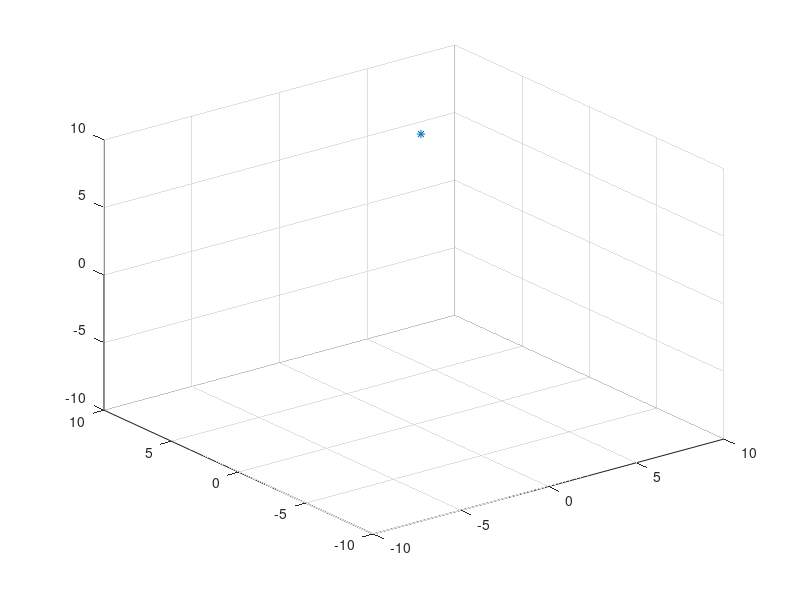

This figure's MATLAB source: (Note: this script raises an error after producing the figure.)
ax = axes('XLim',[-10 10],'YLim',[-10 10],'ZLim',[-10 10]);
hold on
view(3);
grid on

clc
clear

P1=[5; 6; 7 ;1]

rotatex= inline('[1,0,0,0;0, cos(theta) -sin(theta),0;0, sin(theta), cos(theta),0;0,0,0,1]','theta')
rotatez= inline('[cos(theta),-sin(theta),0,0;  sin(theta), cos(theta),0 ,0;  0, 0, 1,0;   0,0,0,1]','theta')
translate=inline('[1,0,t_x;0,1,t_y;0,0, 1,t_y;]','t_x','t_y','t_z')



scatter3(P1(1), P1(2), P1(3),'*')    
Tges=rotatex(pi/2)*P1 
Tges=Tges'
scatter3(Tges(1), Tges(2), Tges(3),'+')    
    
drawnow


for i = 0:5
	i^2
end


xlabel('X Achse') 
ylabel('y Achse') 
zlabel('Z Achse')


quiver3(0,0,0,P1(1),P1(2),P1(3))
for r = 0:.01:pi/2
    
    Tges=rotatex(r)*P1 
    
    scatter3(Tges(1), Tges(2), Tges(3),'.')    
    drawnow
    
end
quiver3(0,0,0,Tges(1),Tges(2),Tges(3))
for r = 0:.01:pi
    
    Tges=rotatex(r)*P1 
    
    scatter3(Tges(1), Tges(2), Tges(3),'.')    
    drawnow
    
end


%------------- drawing the vectors------------
quiver3(0,0,0,P1(1),P1(2),P1(3))
hold on
quiver3(0,0,0,Tges(1),Tges(2),Tges(3))

%------------------------------------------- 
% weg 1 ist benutzung von ROT and TRANS matrixen und ihre multiplicaiton 
% weg 2 ist benugzung von allgemeine matrizen
% also wir zeigen erstmal weg 1: 
DH_Param1=inline('rotatez(phi_i)*translate(0,0,d_i)*translate(a_i,0,0)*rotate(alpha_i)','phi_i','d_i','a_i','alpha_i')

%%DH Param for from i-t to i or T(i-i,i)
DH_Param2=inline('[cos(phi_i), -sin(phi_i)*cos(alpha_i),sin(phi_i)*sin(alpha_i), a_i*cos(phi_i); sin(phi_i), cos(phi_i)*cos(alpha_i), -cos(phi_i)*sin(alpha_i),a_i*sin(phi_i);0,sin(alpha_i),cos(alpha_i), d_i; 0,0,0,1 ]','phi_i','d_i','a_i','alpha_i')


%% RTT Struktur (4.4.1 in skript) 
% gesucht: DH params for 0T1, 1T2, 2T3 und BTE 
% T is the transformation locating the end-link.
% n =3 weil wir drei armteile haben 
% weil Z0 und Z1 aufeinander liegen, wir nehmen d1=0
%d.h. 0T1 :
phi_1=pi/4
T_0_to_1=DH_Param2(phi_1,0,0,0)

phi_2=pi/2;
d2=10
T_1_to_2=DH_Param2(pi/2,d2,0,pi/2)

phi_3=0;
d_3=10 % movement along z axis r(t) in example
alpha_3=0
a_3=0;%movement along x axis
T_2_to_3=DH_Param2(phi_3,d_3,a_3, alpha_3)

% und jetzt transformation von basis zum effektor 
P0=[0;0;0;1]
scatter3(P0(1), P0(2), P0(3),'+')    

P1=T_0_to_1*P0;
scatter3(P1(1), P1(2), P1(3),'*')    

P2=T_0_to_1*T_1_to_2*P0;
scatter3(P2(1), P2(2), P2(3),'.')    

%effektor koordination
EK=T_0_to_1*T_1_to_2*T_2_to_3 * P0;


%% 
%%----------
%4.4.2 TRR Struktur 
%build a 2 dim array for DH-Param Table
%  i-1Ti  phi_i    d_i    a_i   alpha_i
%   0T1   0        z(t)   l1     0
%   1T2   phi_2(t) 0      l2     0     
%   2T3   phi_3(t) 0      l3     0

DHParams442=[0       , z(t)  ,l1   ,0; 
             phi_2(t), 0     ,l2   ,0;
             phi_3(t), 0     ,l3   ,0]


index=1;
T(index)=DH_Param2(DHParams442(index)(1),DHParams442(index)(2),DHParams442(index)(3),DHParams442(index)(4))

index=2
T(index)=DH_Param2(DHParams442(index)(1),DHParams442(index)(2),DHParams442(index)(3),DHParams442(index)(4))

index=3
T(index)=DH_Param2(DHParams442(index)(1),DHParams442(index)(2),DHParams442(index)(3),DHParams442(index)(4))
% und jetzt transformation von basis zum effektor 
P0=[0;0;0;1]
l1=l2=l3=1
phi_2(t)=phi_3(t)=pi/4
z(t)=5

scatter3(P0(1), P0(2), P0(3),'+')    

P1=T(1)*P0;
scatter3(P1(1), P1(2), P1(3),'*')    

P2=T(1)*T(2)*P0;
scatter3(P2(1), P2(2), P2(3),'.')    

%effektor koordination
EK=T(1)*T(2)*T(3)* P0;




%%%%%%%%%%%%%%%%
%4.5. RRRR Struktur
%
DHParams45=[ phi_1(t), l1    ,0    ,-pi/2; 
             phi_2(t), 0     ,l2   ,0;
             phi_3(t), 0     ,l3   ,0;
             phi_4(t), 0     ,l4   ,0]

index=1;
T(index)=DH_Param2(DHParams45(index)(1),DHParams45(index)(2),DHParams45(index)(3),DHParams45(index)(4))

index=2
T(index)=DH_Param2(DHParams45(index)(1),DHParams45(index)(2),DHParams45(index)(3),DHParams45(index)(4))

index=3
T(index)=DH_Param2(DHParams45(index)(1),DHParams45(index)(2),DHParams45(index)(3),DHParams45(index)(4))
% und jetzt transformation von basis zum effektor 
index=4
T(index)=DH_Param2(DHParams45(index)(1),DHParams45(index)(2),DHParams45(index)(3),DHParams45(index)(4))

P0=[0;0;0;1]
l1=l4=22.2
l2=l3=10

phi_1(t)=phi_2(t)=0
phi_3(t)=phi_4(t)=pi/2


scatter3(P0(1), P0(2), P0(3),'+')    

P1=T(1)*P0;
scatter3(P1(1), P1(2), P1(3),'*')    

P2=T(1)*T(2)*P0;
scatter3(P2(1), P2(2), P2(3),'.')    

P3=T(1)*T(2)*T(3)*P0;
scatter3(P3(1), P3(2), P3(3),'.')    


%effektor koordination
EK=T(1)*T(2)*T(3)*T(4)* P0;
scatter3(EK(1), EK(2), EK(3),'.')    

    



A=[4,5,6]
scatter3(4, 5, 6,'*')    
scatter3(A(1),A(2),A(3), '*')


